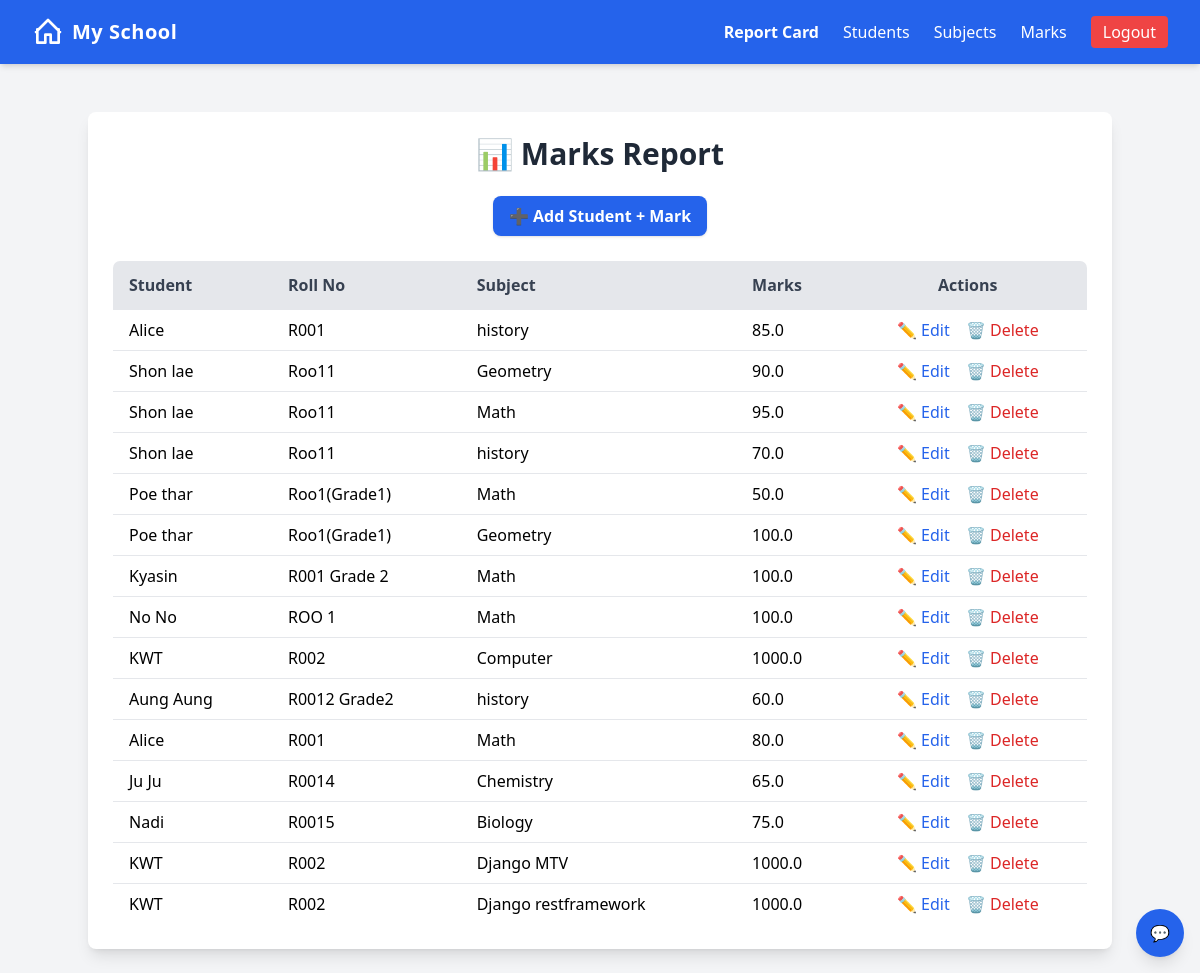
The app's page /marks/ (signed in) with its own data.
### myapp/models.py (models this page shows, shortened)
class Mark(models.Model):
    student = models.ForeignKey(Student, on_delete=models.CASCADE)
    subject = models.ForeignKey(Subject, on_delete=models.CASCADE)
    marks_obtained = models.FloatField()

class Student(models.Model):
    name = models.CharField(max_length=100)
    roll_number = models.CharField(max_length=20, unique=True)

class Subject(models.Model):
    name = models.CharField(max_length=100, unique=True)

### myapp/views.py (the view)
# urls.py: path("marks/", views.mark_list, name="mark_list"),
@login_required(login_url='login')
def mark_list(request):
    marks = Mark.objects.select_related("student", "subject")
    return render(request, "myapp/mark_list.html", {"marks": marks})

### myapp/templates/myapp/mark_list.html
{% extends "myapp/base.html" %}
{% block content %}
<div class="max-w-5xl mx-auto mt-6 bg-white shadow-lg rounded-lg p-6">
    <h1 class="text-3xl font-bold text-center mb-6 text-gray-800">📊 Marks Report</h1>
    <div class="text-center mb-6">
        <a href="{% url 'student_mark_add' %}"
           class="inline-block bg-blue-600 hover:bg-blue-700 text-white font-semibold px-4 py-2 rounded-lg shadow">
            ➕ Add Student + Mark
        </a>
    </div>
    <div class="overflow-x-auto">
        <table class="min-w-full border border-gray-300 rounded-lg overflow-hidden">
            <thead class="bg-gray-200">
                <tr>
                    <th class="py-3 px-4 text-left text-gray-700 font-semibold border-b">Student</th>
                    <th class="py-3 px-4 text-left text-gray-700 font-semibold border-b">Roll No</th>
                    <th class="py-3 px-4 text-left text-gray-700 font-semibold border-b">Subject</th>
                    <th class="py-3 px-4 text-left text-gray-700 font-semibold border-b">Marks</th>
                    <th class="py-3 px-4 text-center text-gray-700 font-semibold border-b">Actions</th>
                </tr>
            </thead>
            <tbody>
                {% for mark in marks %}
                <tr class="hover:bg-gray-100">
                    <td class="py-2 px-4 border-b">{{ mark.student.name }}</td>
                    <td class="py-2 px-4 border-b">{{ mark.student.roll_number }}</td>
                    <td class="py-2 px-4 border-b">{{ mark.subject.name }}</td>
                    <td class="py-2 px-4 border-b">{{ mark.marks_obtained }}</td>
                    <td class="py-2 px-4 border-b text-center space-x-3">
                        <a href="{% url 'mark_update' mark.pk %}"
                           class="text-blue-600 hover:underline">✏️ Edit</a>
                        <a href="{% url 'mark_delete' mark.pk %}"
                           class="text-red-600 hover:underline">🗑️ Delete</a>
                    </td>
                </tr>
                {% empty %}
                <tr>
                    <td colspan="5" class="py-4 text-center text-gray-500">
                        No marks added yet.
                    </td>
                </tr>
                {% endfor %}
            </tbody>
        </table>
    </div>
</div>
{% endblock %}

### records on screen
Mark: student.name "Alice", student.roll_number "R001", subject.name "history", marks_obtained "85.0"
Mark: student.name "Shon lae", student.roll_number "Roo11", subject.name "Geometry", marks_obtained "90.0"
Mark: student.name "Shon lae", student.roll_number "Roo11", subject.name "Math", marks_obtained "95.0"
Mark: student.name "Shon lae", student.roll_number "Roo11", subject.name "history", marks_obtained "70.0"
Mark: student.name "Poe thar", student.roll_number "Roo1(Grade1)", subject.name "Math", marks_obtained "50.0"
Mark: student.name "Poe thar", student.roll_number "Roo1(Grade1)", subject.name "Geometry", marks_obtained "100.0"
Mark: student.name "Kyasin", student.roll_number "R001 Grade 2", subject.name "Math", marks_obtained "100.0"
Mark: student.name "No No", student.roll_number "ROO 1", subject.name "Math", marks_obtained "100.0"
Mark: student.name "KWT", student.roll_number "R002", subject.name "Computer", marks_obtained "1000.0"
Mark: student.name "Aung Aung", student.roll_number "R0012 Grade2", subject.name "history", marks_obtained "60.0"
Mark: student.name "Alice", student.roll_number "R001", subject.name "Math", marks_obtained "80.0"
Mark: student.name "Ju Ju", student.roll_number "R0014", subject.name "Chemistry", marks_obtained "65.0"
Mark: student.name "Nadi", student.roll_number "R0015", subject.name "Biology", marks_obtained "75.0"
Mark: student.name "KWT", student.roll_number "R002", subject.name "Django MTV", marks_obtained "1000.0"
Mark: student.name "KWT", student.roll_number "R002", subject.name "Django restframework", marks_obtained "1000.0"
